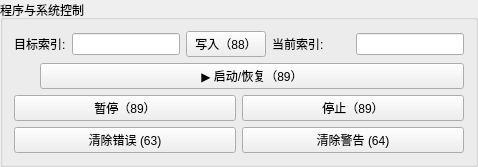
              <widget class="QGroupBox" name="groupBox_Prog">
               <property name="sizePolicy">
                <sizepolicy hsizetype="Preferred" vsizetype="Maximum">
                 <horstretch>0</horstretch>
                 <verstretch>0</verstretch>
                </sizepolicy>
               </property>
               <property name="title">
                <string>程序与系统控制</string>
               </property>
               <layout class="QGridLayout" name="gridLayout_6">
                <item row="0" column="0">
                 <layout class="QHBoxLayout" name="horizontalLayout">
                  <item>
                   <widget class="QLabel" name="label_8">
                    <property name="sizePolicy">
                     <sizepolicy hsizetype="Maximum" vsizetype="Fixed">
                      <horstretch>0</horstretch>
                      <verstretch>0</verstretch>
                     </sizepolicy>
                    </property>
                    <property name="text">
                     <string>目标索引:</string>
                    </property>
                   </widget>
                  </item>
                  <item>
                   <widget class="QLineEdit" name="CGXi_Target_Prog_Index">
                    <property name="sizePolicy">
                     <sizepolicy hsizetype="Preferred" vsizetype="Fixed">
                      <horstretch>0</horstretch>
                      <verstretch>0</verstretch>
                     </sizepolicy>
                    </property>
                   </widget>
                  </item>
                  <item>
                   <widget class="QPushButton" name="Set_HoldingRegisters_88">
                    <property name="text">
                     <string>写入（88）</string>
                    </property>
                   </widget>
                  </item>
                 </layout>
                </item>
                <item row="2" column="0" colspan="2">
                 <layout class="QHBoxLayout" name="horizontalLayout_2">
                  <item>
                   <widget class="QPushButton" name="CGXi_Prog_Pause">
                    <property name="sizePolicy">
                     <sizepolicy hsizetype="Preferred" vsizetype="Fixed">
                      <horstretch>0</horstretch>
                      <verstretch>0</verstretch>
                     </sizepolicy>
                    </property>
                    <property name="minimumSize">
                     <size>
                      <width>0</width>
                      <height>0</height>
                     </size>
                    </property>
                    <property name="text">
                     <string>暂停（89）</string>
                    </property>
                   </widget>
                  </item>
                  <item>
                   <widget class="QPushButton" name="CGXi_Prog_Stop">
                    <property name="sizePolicy">
                     <sizepolicy hsizetype="Preferred" vsizetype="Fixed">
                      <horstretch>0</horstretch>
                      <verstretch>0</verstretch>
                     </sizepolicy>
                    </property>
                    <property name="minimumSize">
                     <size>
                      <width>0</width>
                      <height>0</height>
                     </size>
                    </property>
                    <property name="text">
                     <string>停止（89）</string>
                    </property>
                   </widget>
                  </item>
                 </layout>
                </item>
                <item row="0" column="1">
                 <layout class="QHBoxLayout" name="horizontalLayout_6">
                  <item>
                   <widget class="QLabel" name="label_9">
                    <property name="sizePolicy">
                     <sizepolicy hsizetype="Maximum" vsizetype="Fixed">
                      <horstretch>0</horstretch>
                      <verstretch>0</verstretch>
                     </sizepolicy>
                    </property>
                    <property name="text">
                     <string>当前索引:</string>
                    </property>
                   </widget>
                  </item>
                  <item>
                   <widget class="c_Fr_Light" name="CGXi_Prog_Index" native="true">
                    <property name="sizePolicy">
                     <sizepolicy hsizetype="Maximum" vsizetype="Maximum">
                      <horstretch>0</horstretch>
                      <verstretch>0</verstretch>
                     </sizepolicy>
                    </property>
                    <property name="minimumSize">
                     <size>
                      <width>20</width>
                      <height>20</height>
                     </size>
                    </property>
                   </widget>
                  </item>
                  <item>
                   <widget class="QLineEdit" name="CGXi_Current_Prog_Index">
                    <property name="sizePolicy">
                     <sizepolicy hsizetype="Preferred" vsizetype="Fixed">
                      <horstretch>0</horstretch>
                      <verstretch>0</verstretch>
                     </sizepolicy>
                    </property>
                   </widget>
                  </item>
                 </layout>
                </item>
                <item row="1" column="0" colspan="2">
                 <layout class="QHBoxLayout" name="horizontalLayout_7">
                  <item>
                   <widget class="c_Fr_Light" name="CGXi_program_status" native="true">
                    <property name="sizePolicy">
                     <sizepolicy hsizetype="Maximum" vsizetype="Preferred">
                      <horstretch>0</horstretch>
                      <verstretch>0</verstretch>
                     </sizepolicy>
                    </property>
                    <property name="minimumSize">
                     <size>
                      <width>20</width>
                      <height>20</height>
                     </size>
                    </property>
                   </widget>
                  </item>
                  <item>
                   <widget class="QPushButton" name="CGXi_Prog_Start">
                    <property name="sizePolicy">
                     <sizepolicy hsizetype="Preferred" vsizetype="Fixed">
                      <horstretch>0</horstretch>
                      <verstretch>0</verstretch>
                     </sizepolicy>
                    </property>
                    <property name="minimumSize">
                     <size>
                      <width>0</width>
                      <height>0</height>
                     </size>
                    </property>
                    <property name="text">
                     <string>▶ 启动/恢复（89）</string>
                    </property>
                   </widget>
                  </item>
                 </layout>
                </item>
                <item row="3" column="0" colspan="2">
                 <layout class="QHBoxLayout" name="horizontalLayout_3">
                  <item>
                   <widget class="QPushButton" name="CGXi_Clear_Error">
                    <property name="sizePolicy">
                     <sizepolicy hsizetype="Preferred" vsizetype="Fixed">
                      <horstretch>0</horstretch>
                      <verstretch>0</verstretch>
                     </sizepolicy>
                    </property>
                    <property name="text">
                     <string>清除错误 (63)</string>
                    </property>
                   </widget>
                  </item>
                  <item>
                   <widget class="QPushButton" name="CGXi_Clear_Warning">
                    <property name="sizePolicy">
                     <sizepolicy hsizetype="Preferred" vsizetype="Fixed">
                      <horstretch>0</horstretch>
                      <verstretch>0</verstretch>
                     </sizepolicy>
                    </property>
                    <property name="text">
                     <string>清除警告 (64)</string>
                    </property>
                   </widget>
                  </item>
                 </layout>
                </item>
               </layout>
              </widget>
